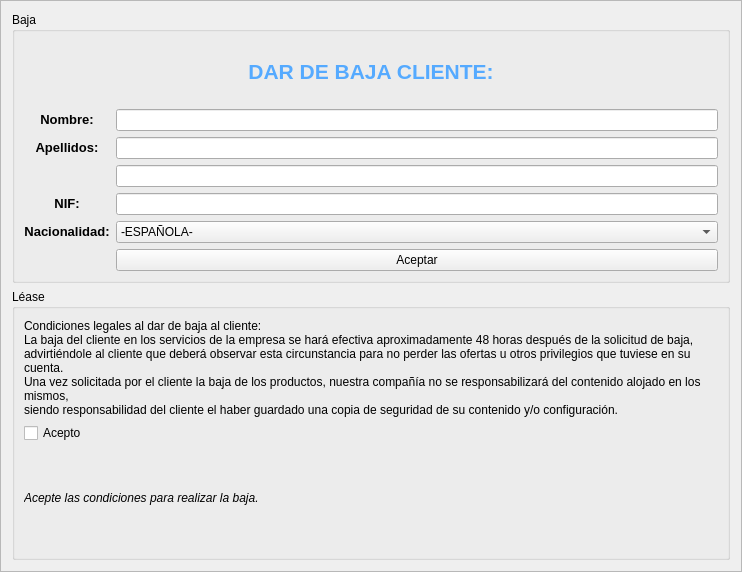
<?xml version="1.0" encoding="UTF-8"?>
<ui version="4.0">
 <class>FDardebajacliente</class>
 <widget class="QFrame" name="FDardebajacliente">
  <property name="geometry">
   <rect>
    <x>0</x>
    <y>0</y>
    <width>742</width>
    <height>572</height>
   </rect>
  </property>
  <property name="windowTitle">
   <string>Frame</string>
  </property>
  <property name="frameShape">
   <enum>QFrame::StyledPanel</enum>
  </property>
  <property name="frameShadow">
   <enum>QFrame::Raised</enum>
  </property>
  <layout class="QGridLayout" name="gridLayout_3">
   <item row="1" column="0">
    <widget class="QGroupBox" name="Lease">
     <property name="title">
      <string>Léase</string>
     </property>
     <layout class="QVBoxLayout" name="verticalLayout">
      <item>
       <widget class="QLabel" name="label">
        <property name="acceptDrops">
         <bool>false</bool>
        </property>
        <property name="toolTip">
         <string>&lt;html&gt;&lt;head/&gt;&lt;body&gt;&lt;p&gt;&lt;br/&gt;&lt;/p&gt;&lt;/body&gt;&lt;/html&gt;</string>
        </property>
        <property name="layoutDirection">
         <enum>Qt::LeftToRight</enum>
        </property>
        <property name="frameShadow">
         <enum>QFrame::Plain</enum>
        </property>
        <property name="lineWidth">
         <number>1</number>
        </property>
        <property name="text">
         <string>Condiciones legales al dar de baja al cliente:
La baja del cliente en los servicios de la empresa se hará efectiva aproximadamente 48 horas después de la solicitud de baja,
advirtiéndole al cliente que deberá observar esta circunstancia para no perder las ofertas u otros privilegios que tuviese en su cuenta.
Una vez solicitada por el cliente la baja de los productos, nuestra compañía no se responsabilizará del contenido alojado en los mismos,
siendo responsabilidad del cliente el haber guardado una copia de seguridad de su contenido y/o configuración.</string>
        </property>
        <property name="textFormat">
         <enum>Qt::LogText</enum>
        </property>
        <property name="scaledContents">
         <bool>false</bool>
        </property>
        <property name="wordWrap">
         <bool>true</bool>
        </property>
        <property name="margin">
         <number>0</number>
        </property>
        <property name="indent">
         <number>0</number>
        </property>
        <property name="openExternalLinks">
         <bool>false</bool>
        </property>
        <property name="buddy">
         <cstring></cstring>
        </property>
       </widget>
      </item>
      <item>
       <widget class="QCheckBox" name="checkBox">
        <property name="text">
         <string>Acepto</string>
        </property>
       </widget>
      </item>
      <item>
       <widget class="QLabel" name="label_2">
        <property name="text">
         <string>&lt;html&gt;&lt;head/&gt;&lt;body&gt;&lt;p&gt;&lt;span style=&quot; font-style:italic;&quot;&gt;Acepte las condiciones para realizar la baja.&lt;/span&gt;&lt;/p&gt;&lt;/body&gt;&lt;/html&gt;</string>
        </property>
       </widget>
      </item>
     </layout>
    </widget>
   </item>
   <item row="0" column="0">
    <widget class="QGroupBox" name="groupBox">
     <property name="title">
      <string>Baja</string>
     </property>
     <layout class="QGridLayout" name="gridLayout_4">
      <item row="0" column="0">
       <layout class="QGridLayout" name="gridLayout_2">
        <item row="0" column="0" colspan="2">
         <widget class="QLabel" name="label_6">
          <property name="text">
           <string>&lt;html&gt;&lt;head/&gt;&lt;body&gt;&lt;p align=&quot;center&quot;&gt;&lt;span style=&quot; font-size:16pt; font-weight:600; color:#55aaff;&quot;&gt;DAR DE BAJA CLIENTE:&lt;/span&gt;&lt;/p&gt;&lt;/body&gt;&lt;/html&gt;</string>
          </property>
         </widget>
        </item>
        <item row="1" column="1">
         <widget class="QLineEdit" name="lineEdit_5"/>
        </item>
        <item row="2" column="0">
         <widget class="QLabel" name="label_8">
          <property name="text">
           <string>&lt;html&gt;&lt;head/&gt;&lt;body&gt;&lt;p align=&quot;center&quot;&gt;&lt;span style=&quot; font-size:10pt; font-weight:600;&quot;&gt;Apellidos:&lt;/span&gt;&lt;/p&gt;&lt;/body&gt;&lt;/html&gt;</string>
          </property>
         </widget>
        </item>
        <item row="1" column="0">
         <widget class="QLabel" name="label_7">
          <property name="text">
           <string>&lt;html&gt;&lt;head/&gt;&lt;body&gt;&lt;p align=&quot;center&quot;&gt;&lt;span style=&quot; font-size:10pt; font-weight:600;&quot;&gt;Nombre:&lt;/span&gt;&lt;/p&gt;&lt;/body&gt;&lt;/html&gt;</string>
          </property>
         </widget>
        </item>
        <item row="2" column="1">
         <widget class="QLineEdit" name="lineEdit_6"/>
        </item>
        <item row="3" column="1">
         <widget class="QLineEdit" name="lineEdit_7"/>
        </item>
        <item row="4" column="0">
         <widget class="QLabel" name="label_9">
          <property name="text">
           <string>&lt;html&gt;&lt;head/&gt;&lt;body&gt;&lt;p align=&quot;center&quot;&gt;&lt;span style=&quot; font-size:10pt; font-weight:600;&quot;&gt;NIF:&lt;/span&gt;&lt;/p&gt;&lt;/body&gt;&lt;/html&gt;</string>
          </property>
         </widget>
        </item>
        <item row="4" column="1">
         <widget class="QLineEdit" name="lineEdit_8"/>
        </item>
        <item row="5" column="0">
         <widget class="QLabel" name="label_10">
          <property name="text">
           <string>&lt;html&gt;&lt;head/&gt;&lt;body&gt;&lt;p align=&quot;center&quot;&gt;&lt;span style=&quot; font-size:10pt; font-weight:600;&quot;&gt;Nacionalidad:&lt;/span&gt;&lt;/p&gt;&lt;/body&gt;&lt;/html&gt;</string>
          </property>
         </widget>
        </item>
        <item row="5" column="1">
         <widget class="QComboBox" name="comboBox_2">
          <item>
           <property name="text">
            <string>-ESPAÑOLA-</string>
           </property>
          </item>
          <item>
           <property name="text">
            <string>albana</string>
           </property>
          </item>
          <item>
           <property name="text">
            <string>alemana</string>
           </property>
          </item>
          <item>
           <property name="text">
            <string>andorrana</string>
           </property>
          </item>
          <item>
           <property name="text">
            <string>austriaca</string>
           </property>
          </item>
          <item>
           <property name="text">
            <string>belga</string>
           </property>
          </item>
          <item>
           <property name="text">
            <string>bielorrusa</string>
           </property>
          </item>
          <item>
           <property name="text">
            <string>británico</string>
           </property>
          </item>
          <item>
           <property name="text">
            <string>bosnia</string>
           </property>
          </item>
          <item>
           <property name="text">
            <string>búlgara</string>
           </property>
          </item>
          <item>
           <property name="text">
            <string>checa</string>
           </property>
          </item>
          <item>
           <property name="text">
            <string>china</string>
           </property>
          </item>
          <item>
           <property name="text">
            <string>croata</string>
           </property>
          </item>
          <item>
           <property name="text">
            <string>danés</string>
           </property>
          </item>
          <item>
           <property name="text">
            <string>eslovaca</string>
           </property>
          </item>
          <item>
           <property name="text">
            <string>eslovena</string>
           </property>
          </item>
          <item>
           <property name="text">
            <string>estonia</string>
           </property>
          </item>
          <item>
           <property name="text">
            <string>francesa</string>
           </property>
          </item>
          <item>
           <property name="text">
            <string>finlandés</string>
           </property>
          </item>
          <item>
           <property name="text">
            <string>galés</string>
           </property>
          </item>
          <item>
           <property name="text">
            <string>italiana</string>
           </property>
          </item>
          <item>
           <property name="text">
            <string>irlandesa</string>
           </property>
          </item>
          <item>
           <property name="text">
            <string>islandesa</string>
           </property>
          </item>
          <item>
           <property name="text">
            <string>kosova</string>
           </property>
          </item>
          <item>
           <property name="text">
            <string>letón</string>
           </property>
          </item>
          <item>
           <property name="text">
            <string>liechtensteiniana</string>
           </property>
          </item>
          <item>
           <property name="text">
            <string>lituana</string>
           </property>
          </item>
          <item>
           <property name="text">
            <string>luxemburguesa</string>
           </property>
          </item>
          <item>
           <property name="text">
            <string>macedonia</string>
           </property>
          </item>
          <item>
           <property name="text">
            <string>maltesa</string>
           </property>
          </item>
          <item>
           <property name="text">
            <string>moldova</string>
           </property>
          </item>
          <item>
           <property name="text">
            <string>monegasca</string>
           </property>
          </item>
          <item>
           <property name="text">
            <string>montenegrina</string>
           </property>
          </item>
          <item>
           <property name="text">
            <string>noruega</string>
           </property>
          </item>
          <item>
           <property name="text">
            <string>polaca</string>
           </property>
          </item>
          <item>
           <property name="text">
            <string>portuguesa</string>
           </property>
          </item>
          <item>
           <property name="text">
            <string>rumana</string>
           </property>
          </item>
          <item>
           <property name="text">
            <string>rusa</string>
           </property>
          </item>
          <item>
           <property name="text">
            <string>servia</string>
           </property>
          </item>
          <item>
           <property name="text">
            <string>sanmarinense</string>
           </property>
          </item>
          <item>
           <property name="text">
            <string>sueca</string>
           </property>
          </item>
          <item>
           <property name="text">
            <string>suiza</string>
           </property>
          </item>
          <item>
           <property name="text">
            <string>ucraniana</string>
           </property>
          </item>
          <item>
           <property name="text">
            <string>vaticana</string>
           </property>
          </item>
         </widget>
        </item>
        <item row="6" column="1">
         <widget class="QPushButton" name="pushButton_2">
          <property name="text">
           <string>Aceptar</string>
          </property>
         </widget>
        </item>
       </layout>
      </item>
     </layout>
    </widget>
   </item>
  </layout>
 </widget>
 <resources/>
 <connections/>
</ui>
